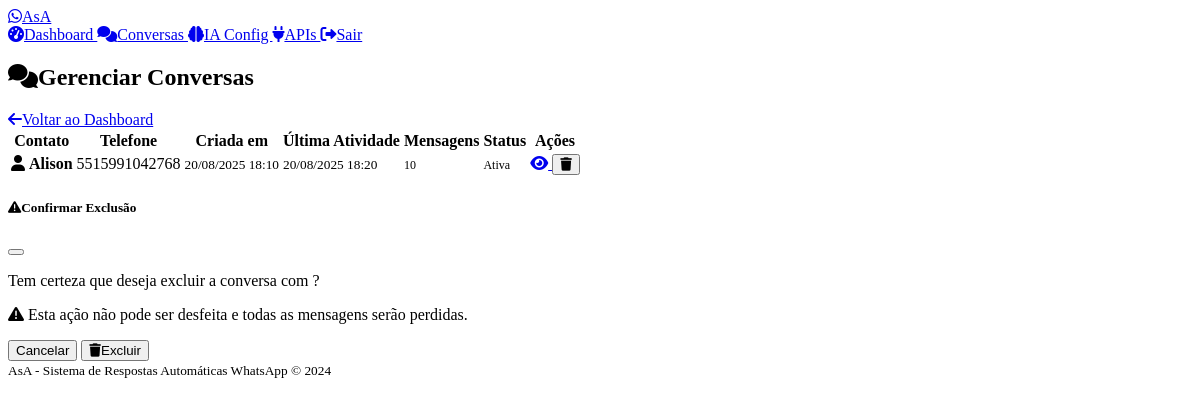
Page /admin/conversations (signed in) on the committed database.
### models.py (models this page shows)
class Conversation(db.Model):
    id = db.Column(db.Integer, primary_key=True)
    phone_number = db.Column(db.String(20), nullable=False)
    contact_name = db.Column(db.String(100))
    created_at = db.Column(db.DateTime, default=datetime.utcnow)
    updated_at = db.Column(db.DateTime, default=datetime.utcnow, onupdate=datetime.utcnow)
    is_active = db.Column(db.Boolean, default=True)
    messages = db.relationship('Message', backref='conversation', lazy=True, cascade='all, delete-orphan')

### routes.py (the view)
    def decorated_function(*args, **kwargs):
        if not session.get('admin_logged_in'):
            return redirect(url_for('admin_login'))
        return f(*args, **kwargs)

### routes.py (called while the page is built)
def admin_required(f):
    def decorated_function(*args, **kwargs):
        if not session.get('admin_logged_in'):
            return redirect(url_for('admin_login'))
        return f(*args, **kwargs)
    decorated_function.__name__ = f.__name__
    return decorated_function

@app.route('/admin/conversations')
@admin_required
def admin_conversations():
    page = request.args.get('page', 1, type=int)
    conversations = Conversation.query.order_by(
        Conversation.updated_at.desc()
    ).paginate(
        page=page, per_page=20, error_out=False
    )
    return render_template('conversations.html', conversations=conversations)

@app.context_processor
def inject_admin_status():
    return {'admin_logged_in': session.get('admin_logged_in', False)}

### templates/conversations.html (shortened to what this page needs)
{% extends "base.html" %}
{% block content %}
<div class="d-flex justify-content-between align-items-center mb-4">
    <h2>
        <i class="fas fa-comments me-2"></i>Gerenciar Conversas
    </h2>
    <a href="{{ url_for('admin_dashboard') }}" class="btn btn-outline-secondary">
        <i class="fas fa-arrow-left me-2"></i>Voltar ao Dashboard
    </a>
</div>
{% if conversations.items %}
<div class="card">
    <div class="card-body">
        <div class="table-responsive">
            <table class="table table-hover">
                <thead>
                    <tr>
                        <th>Contato</th>
                        <th>Telefone</th>
                        <th>Criada em</th>
                        <th>Última Atividade</th>
                        <th>Mensagens</th>
                        <th>Status</th>
                        <th>Ações</th>
                    </tr>
                </thead>
                <tbody>
                    {% for conversation in conversations.items %}
                    <tr>
                        <td>
                            <i class="fas fa-user me-2"></i>
                            <strong>{{ conversation.contact_name or 'Sem nome' }}</strong>
                        </td>
                        <td>
                            <span class="font-monospace">{{ conversation.phone_number }}</span>
                        </td>
                        <td>
                            <small class="text-muted">
                                {{ conversation.created_at.strftime('%d/%m/%Y %H:%M') }}
                            </small>
                        </td>
                        <td>
                            <small class="text-muted">
                                {{ conversation.updated_at.strftime('%d/%m/%Y %H:%M') }}
                            </small>
                        </td>
                        <td>
                            <span class="badge bg-primary">
                                {{ conversation.messages|length }}
                            </span>
                        </td>
                        <td>
                            {% if conversation.is_active %}
                                <span class="badge bg-success">Ativa</span>
                            {% else %}
                                <span class="badge bg-secondary">Inativa</span>
                            {% endif %}
                        </td>
                        <td>
                            <div class="btn-group" role="group">
                                <a href="{{ url_for('view_conversation', conversation_id=conversation.id) }}"
                                   class="btn btn-sm btn-outline-primary" title="Ver conversa">
                                    <i class="fas fa-eye"></i>
                                </a>
                                <button type="button" class="btn btn-sm btn-outline-danger"
                                        onclick="confirmDelete({{ conversation.id }}, '{{ conversation.contact_name or conversation.phone_number }}')"
                                        title="Excluir conversa">
                                    <i class="fas fa-trash"></i>
                                </button>
                            </div>
                        </td>
                    </tr>
                    {% endfor %}
                </tbody>
            </table>
        </div>
    </div>
</div>
{% else %}
<div class="text-center py-5">
    <i class="fas fa-comments fa-5x text-muted mb-4"></i>
    <h4>Nenhuma conversa encontrada</h4>
    <p class="text-muted">As conversas aparecerão aqui conforme os usuários interagirem com o sistema.</p>
</div>
{% endif %}
<div class="modal fade" id="deleteModal" tabindex="-1">
    <div class="modal-dialog">
        <div class="modal-content">
            <div class="modal-header">
                <h5 class="modal-title">
                    <i class="fas fa-exclamation-triangle text-warning me-2"></i>Confirmar Exclusão
                </h5>
                <button type="button" class="btn-close" data-bs-dismiss="modal"></button>
            </div>
            <div class="modal-body">
                <p>Tem certeza que deseja excluir a conversa com <strong id="contactName"></strong>?</p>
                <p class="text-danger">
                    <i class="fas fa-warning me-1"></i>
                    Esta ação não pode ser desfeita e todas as mensagens serão perdidas.
                </p>
            </div>
            <div class="modal-footer">
                <button type="button" class="btn btn-secondary" data-bs-dismiss="modal">Cancelar</button>
                <form id="deleteForm" method="POST" style="display: inline;">
                    <button type="submit" class="btn btn-danger">
                        <i class="fas fa-trash me-2"></i>Excluir
                    </button>
                </form>
            </div>
        </div>
    </div>
</div>
{% endblock %}

### static/css/custom.css (style rules this page uses)
:root { --asa-primary: #25d366; --asa-secondary: #128c7e; --asa-accent: #075e54; --asa-light: #dcf8c6; }
.badge { font-size: 0.75em; font-weight: 500; }

### rows in the picture
Conversation: contact_name "Alison", phone_number "5515991042768", created_at "20/08/2025 18:10", updated_at "20/08/2025 18:20", messages|length "10", is_active "Ativa"
